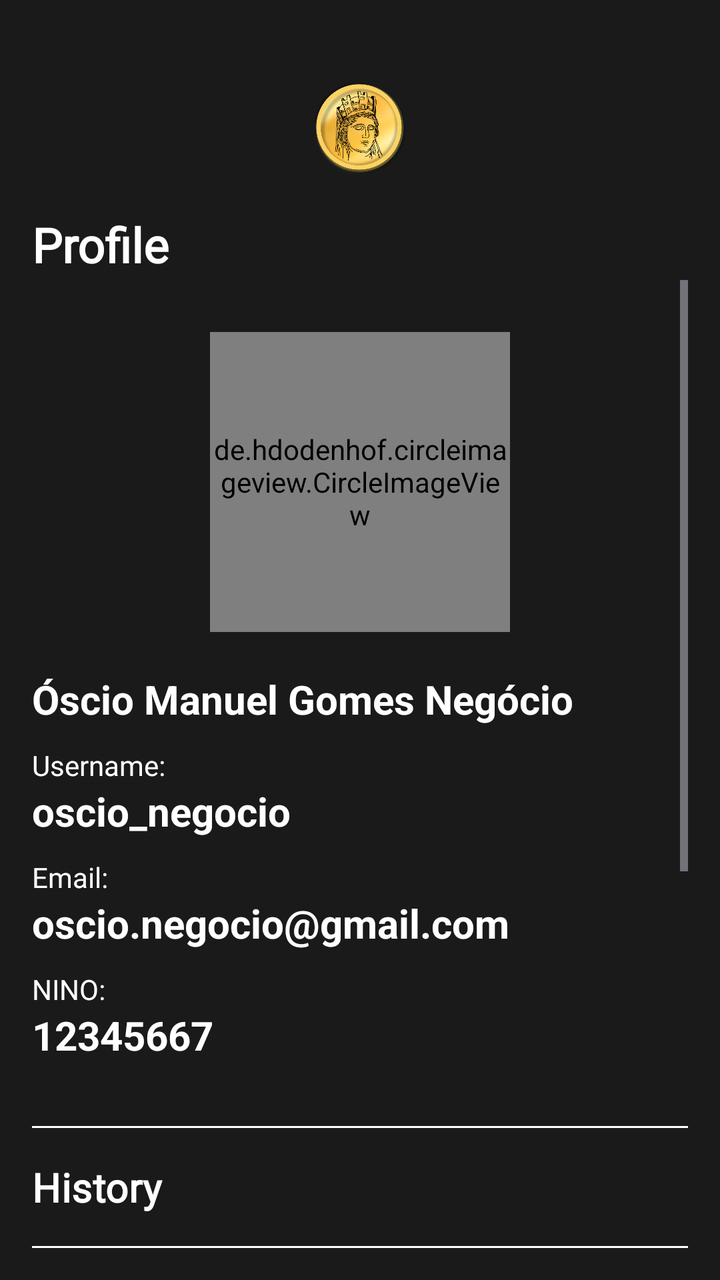
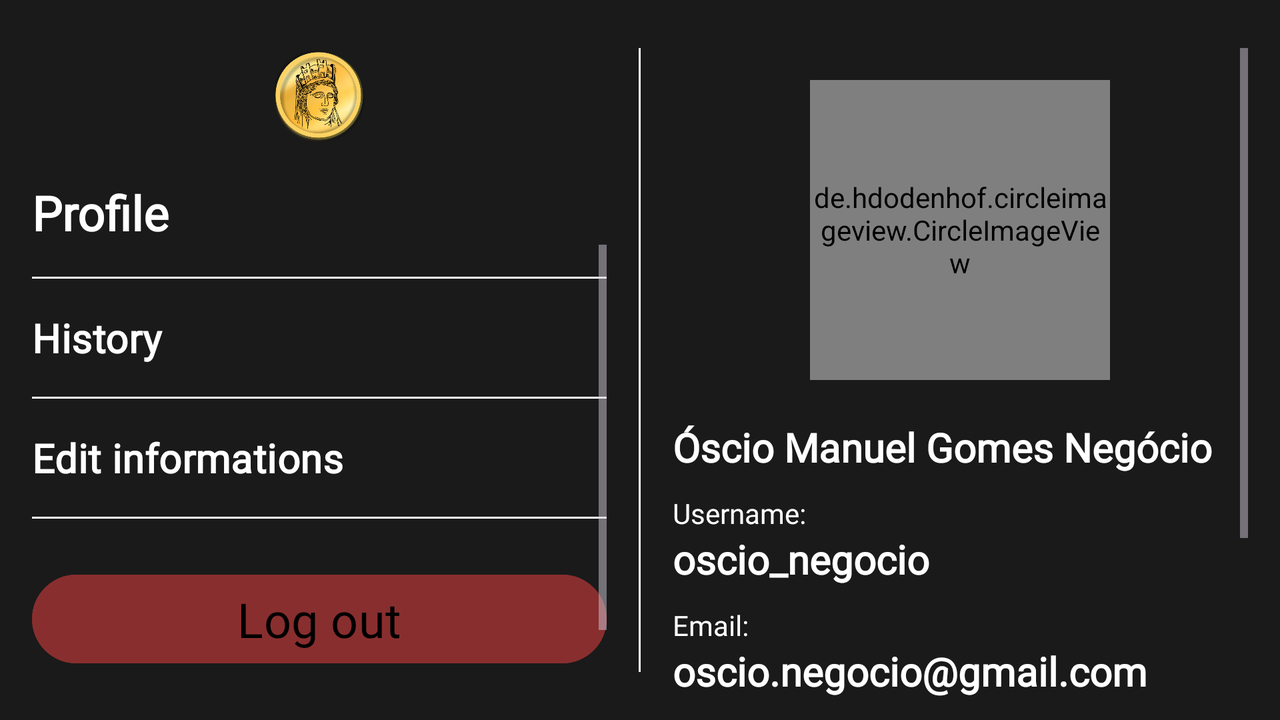

First picture: res/layout/ on a phone held upright. Second picture: the repository's own variant of that layout, on a device whose configuration matches the variant's folder. Source for both follows.
<!-- AndroidManifest.xml: application theme Theme.Tyche -->
<!-- res/layout/fragment_profile_page.xml -->
<?xml version="1.0" encoding="utf-8"?>
<FrameLayout xmlns:android="http://schemas.android.com/apk/res/android"
    xmlns:tools="http://schemas.android.com/tools"
    android:layout_width="match_parent"
    android:layout_height="match_parent"
    tools:context=".ProfilePageFragment">

    <RelativeLayout
        android:layout_width="match_parent"
        android:layout_height="wrap_content"
        android:layout_marginTop="24dp"
        android:gravity="center_horizontal"
        android:orientation="vertical"
        android:padding="16dp">

        
        <ImageView
            android:id="@+id/logoImage"
            android:layout_width="48dp"
            android:layout_height="48dp"
            android:layout_centerHorizontal="true"
            android:src="@drawable/logo"/>

        <TextView
            android:layout_width="match_parent"
            android:layout_height="wrap_content"
            android:layout_below="@+id/logoImage"
            android:layout_marginTop="18dp"
            android:fontFamily="@font/exo_2"
            android:text="@string/menu_profile"
            android:textAlignment="viewStart"
            android:textColor="@android:color/white"
            android:textSize="24sp"
            android:textStyle="bold" />

        <ScrollView
            android:layout_width="match_parent"
            android:layout_height="wrap_content"
            android:layout_marginTop="100dp">
            <LinearLayout
                android:layout_width="match_parent"
                android:layout_height="wrap_content"
                android:gravity="center_horizontal"
                android:orientation="vertical"
                android:layout_marginTop="10dp">
                <LinearLayout
                    android:layout_width="match_parent"
                    android:layout_height="wrap_content"
                    android:gravity="center_horizontal"
                    android:orientation="vertical">

                    <de.hdodenhof.circleimageview.CircleImageView
                        android:id="@+id/profileImage"
                        android:layout_width="150dp"
                        android:layout_height="150dp"
                        android:layout_centerHorizontal="true"
                        android:layout_marginTop="16dp"
                        android:src="@drawable/logo"

                        android:scaleType="centerCrop" />

                    <TextView
                        android:id="@+id/fullName"
                        android:layout_width="match_parent"
                        android:layout_height="wrap_content"
                        android:layout_marginTop="20dp"
                        android:text="Óscio Manuel Gomes Negócio"
                        android:textColor="@android:color/white"
                        android:textSize="20sp"
                        android:textStyle="bold" />

                    <TextView
                        android:layout_width="match_parent"
                        android:layout_height="wrap_content"
                        android:layout_marginTop="10dp"
                        android:fontFamily="@font/exo_2"
                        android:text="@string/username"
                        android:textColor="@android:color/white"
                        android:textSize="14sp" />

                    <TextView
                        android:id="@+id/username"
                        android:layout_width="match_parent"
                        android:layout_height="wrap_content"
                        android:text="oscio_negocio"
                        android:textColor="@android:color/white"
                        android:textSize="20sp"
                        android:textStyle="bold" />

                    <TextView
                        android:layout_width="match_parent"
                        android:layout_height="wrap_content"
                        android:layout_marginTop="10dp"
                        android:fontFamily="@font/exo_2"
                        android:text="@string/email"
                        android:textColor="@android:color/white"
                        android:textSize="14sp" />

                    <TextView
                        android:id="@+id/email"
                        android:layout_width="match_parent"
                        android:layout_height="wrap_content"
                        android:text="oscio.negocio@gmail.com"
                        android:textColor="@android:color/white"
                        android:textSize="20sp"
                        android:textStyle="bold" />

                    <TextView
                        android:layout_width="match_parent"
                        android:layout_height="wrap_content"
                        android:layout_marginTop="10dp"
                        android:fontFamily="@font/exo_2"
                        android:text="@string/nif"
                        android:textColor="@android:color/white"
                        android:textSize="14sp" />

                    <TextView
                        android:id="@+id/nif"
                        android:layout_width="match_parent"
                        android:layout_height="wrap_content"
                        android:text="12345667"
                        android:textColor="@android:color/white"
                        android:textSize="20sp"
                        android:textStyle="bold" />
                </LinearLayout>

                <LinearLayout
                    android:layout_width="match_parent"
                    android:layout_height="wrap_content"
                    android:orientation="vertical">

                    <View
                        android:layout_width="match_parent"
                        android:layout_height="1dp"
                        android:layout_marginTop="32dp"
                        android:background="@android:color/white" />

                    <Button
                        android:gravity="start"
                        android:paddingHorizontal="0dp"
                        android:backgroundTint="#1A1A1A"
                        android:id="@+id/historico"
                        android:layout_width="match_parent"
                        android:layout_height="wrap_content"
                        android:background="?attr/selectableItemBackground"
                        android:fontFamily="@font/exo_2"
                        android:paddingVertical="12dp"
                        android:text="@string/history"
                        android:textColor="@android:color/white"
                        android:textSize="20sp"
                        android:textStyle="bold" />

                    <View
                        android:id="@+id/divider"
                        android:layout_width="match_parent"
                        android:layout_height="1dp"
                        android:background="@android:color/white" />
                    <LinearLayout
                        android:id="@+id/notificationRow"
                        android:layout_width="match_parent"
                        android:layout_height="wrap_content"
                        android:gravity="center_vertical">

                        <TextView
                            android:id="@+id/notificationsLabel"
                            android:layout_width="0dp"
                            android:layout_weight="1"
                            android:layout_height="wrap_content"
                            android:paddingVertical="12dp"
                            android:fontFamily="@font/exo_2"
                            android:text="@string/notifications"
                            android:textColor="@android:color/white"
                            android:textSize="20sp"
                            android:textStyle="bold" />

                        <Switch
                            android:id="@+id/notificationSwitch"
                            android:layout_width="48dp"
                            android:layout_height="48dp"
                            android:thumbTint="@color/white"
                            android:trackTint="@color/white"/>
                    </LinearLayout>

                    <View
                        android:layout_width="match_parent"
                        android:layout_height="1dp"
                        android:background="@android:color/white" />

                    <Button
                        android:id="@+id/editarInfo"
                        android:gravity="start"
                        android:layout_width="match_parent"
                        android:layout_height="wrap_content"
                        android:backgroundTint="#1A1A1A"
                        android:paddingVertical="12dp"
                        android:paddingHorizontal="0dp"
                        android:text="@string/edit_informations"
                        android:textColor="@android:color/white"
                        android:textSize="20sp"
                        android:textStyle="bold" />

                    <View
                        android:layout_width="match_parent"
                        android:layout_height="1dp"
                        android:background="@android:color/white" />
                </LinearLayout>

                
                <Button
                    android:id="@+id/logoutButton"
                    android:layout_width="match_parent"
                    android:layout_height="wrap_content"
                    android:layout_marginTop="24dp"
                    android:backgroundTint="#892E2E"
                    android:fontFamily="@font/exo_2"
                    android:text="@string/logout"
                    android:textColor="@android:color/black"
                    android:textSize="24sp"
                    android:layout_marginBottom="120dp"/>
            </LinearLayout>
        </ScrollView>
    </RelativeLayout>

</FrameLayout>
<!-- resources referenced by this layout -->
<resources>
  <color name="white">#FFFFFFFF</color>
  <!-- drawable logo: png bitmap (drawable, 242598 bytes) -->
  <string name="edit_informations">Edit informations</string>
  <string name="email">Email:</string>
  <string name="history">History</string>
  <string name="logout">Log out</string>
  <string name="menu_profile">Profile</string>
  <string name="nif">NINO:</string>
  <string name="notifications">Notifications</string>
  <string name="username">Username:</string>
  <style name="Theme.Tyche" parent="Base.Theme.Tyche" />
  <style name="Base.Theme.Tyche" parent="Theme.Material3.Dark.NoActionBar">
          <item name="colorPrimary">#1A1A1A</item>
          <item name="colorOnPrimary">#1A1A1A</item>
          <item name="android:windowBackground">#1A1A1A</item>
      </style>
</resources>
<!-- res/layout-land/fragment_profile_page.xml (the repository's variant of the layout above) -->
<!-- drawn on the phone turned sideways -->
<?xml version="1.0" encoding="utf-8"?>
<FrameLayout xmlns:android="http://schemas.android.com/apk/res/android"
    xmlns:tools="http://schemas.android.com/tools"
    android:layout_width="match_parent"
    android:layout_height="match_parent"
    tools:context=".ProfilePageFragment">

    <LinearLayout
        android:layout_width="match_parent"
        android:layout_height="wrap_content"
        android:layout_marginTop="24dp"
        android:gravity="center_horizontal"
        android:orientation="horizontal"
        android:paddingHorizontal="16dp">
        <LinearLayout
            android:layout_width="0dp"
            android:layout_height="wrap_content"
            android:layout_weight="1"
            android:gravity="center_horizontal"
            android:orientation="vertical">

            
            <ImageView
                android:id="@+id/logoImage"
                android:layout_width="48dp"
                android:layout_height="48dp"
                android:src="@drawable/logo"/>

            <TextView
                android:layout_width="match_parent"
                android:layout_height="wrap_content"
                android:layout_marginTop="18dp"
                android:fontFamily="@font/exo_2"
                android:text="@string/menu_profile"
                android:textAlignment="viewStart"
                android:textColor="@android:color/white"
                android:textSize="24sp"
                android:textStyle="bold" />
            <ScrollView
                android:layout_width="match_parent"
                android:layout_height="match_parent">
                <LinearLayout
                    android:layout_width="match_parent"
                    android:layout_height="wrap_content"
                    android:gravity="center_horizontal"
                    android:orientation="vertical">
                    <View
                        android:layout_width="match_parent"
                        android:layout_height="1dp"
                        android:layout_marginTop="16dp"
                        android:background="@android:color/white" />

                    <Button
                        android:gravity="start"
                        android:paddingHorizontal="0dp"
                        android:backgroundTint="#1A1A1A"
                        android:id="@+id/historico"
                        android:layout_width="match_parent"
                        android:layout_height="wrap_content"
                        android:background="?attr/selectableItemBackground"
                        android:fontFamily="@font/exo_2"
                        android:paddingVertical="12dp"
                        android:text="@string/history"
                        android:textColor="@android:color/white"
                        android:textSize="20sp"
                        android:textStyle="bold" />

                    <View
                        android:layout_width="match_parent"
                        android:layout_height="1dp"
                        android:background="@android:color/white" />

                    <Button
                        android:id="@+id/editarInfo"
                        android:gravity="start"
                        android:layout_width="match_parent"
                        android:layout_height="wrap_content"
                        android:backgroundTint="#1A1A1A"
                        android:paddingVertical="12dp"
                        android:paddingHorizontal="0dp"
                        android:text="@string/edit_informations"
                        android:fontFamily="@font/exo_2"
                        android:textColor="@android:color/white"
                        android:textSize="20sp"
                        android:textStyle="bold" />

                    <View
                        android:layout_width="match_parent"
                        android:layout_height="1dp"
                        android:background="@android:color/white" />


                    
                    <Button
                        android:id="@+id/logoutButton"
                        android:layout_width="match_parent"
                        android:layout_height="wrap_content"
                        android:layout_marginTop="24dp"
                        android:backgroundTint="#892E2E"
                        android:fontFamily="@font/exo_2"
                        android:text="@string/logout"
                        android:textColor="@android:color/black"
                        android:textSize="24sp"
                        android:layout_marginBottom="80dp"/>
                </LinearLayout>
            </ScrollView>

            </LinearLayout>
        <View
            android:layout_width="1dp"
            android:layout_height="match_parent"
            android:layout_marginBottom="24dp"
            android:layout_marginHorizontal="16dp"
            android:background="#FFFFFF" />
        <LinearLayout
        android:layout_width="0dp"
        android:layout_height="match_parent"
        android:layout_weight="1"
        android:gravity="center_horizontal"
        android:orientation="vertical">

            <ScrollView
                android:layout_width="match_parent"
                android:layout_height="wrap_content">
                <LinearLayout
                    android:layout_width="match_parent"
                    android:layout_height="wrap_content"
                    android:gravity="center_horizontal"
                    android:orientation="vertical">

                    <de.hdodenhof.circleimageview.CircleImageView
                        android:id="@+id/profileImage"
                        android:layout_width="150dp"
                        android:layout_height="150dp"
                        android:layout_centerHorizontal="true"
                        android:layout_marginTop="16dp"
                        android:src="@drawable/logo"

                        android:scaleType="centerCrop" />

                    <TextView
                        android:id="@+id/fullName"
                        android:layout_width="match_parent"
                        android:layout_height="wrap_content"
                        android:fontFamily="@font/exo_2"
                        android:layout_marginTop="20dp"
                        android:text="Óscio Manuel Gomes Negócio"
                        android:textColor="@android:color/white"
                        android:textSize="20sp"
                        android:textStyle="bold" />

                    <TextView
                        android:layout_width="match_parent"
                        android:layout_height="wrap_content"
                        android:layout_marginTop="10dp"
                        android:fontFamily="@font/exo_2"
                        android:text="@string/username"
                        android:textColor="@android:color/white"
                        android:textSize="14sp" />

                    <TextView
                        android:id="@+id/username"
                        android:layout_width="match_parent"
                        android:layout_height="wrap_content"
                        android:text="oscio_negocio"
                        android:fontFamily="@font/exo_2"
                        android:textColor="@android:color/white"
                        android:textSize="20sp"
                        android:textStyle="bold" />

                    <TextView
                        android:layout_width="match_parent"
                        android:layout_height="wrap_content"
                        android:layout_marginTop="10dp"
                        android:fontFamily="@font/exo_2"
                        android:text="@string/email"
                        android:textColor="@android:color/white"
                        android:textSize="14sp" />

                    <TextView
                        android:id="@+id/email"
                        android:layout_width="match_parent"
                        android:layout_height="wrap_content"
                        android:text="oscio.negocio@gmail.com"
                        android:fontFamily="@font/exo_2"
                        android:textColor="@android:color/white"
                        android:textSize="20sp"
                        android:textStyle="bold" />

                    <TextView
                        android:layout_width="match_parent"
                        android:layout_height="wrap_content"
                        android:layout_marginTop="10dp"
                        android:fontFamily="@font/exo_2"
                        android:text="@string/nif"
                        android:textColor="@android:color/white"
                        android:textSize="14sp" />

                    <TextView
                        android:id="@+id/nif"
                        android:layout_width="match_parent"
                        android:layout_height="wrap_content"
                        android:text="12345667"
                        android:fontFamily="@font/exo_2"
                        android:textColor="@android:color/white"
                        android:textSize="20sp"
                        android:textStyle="bold"
                        android:layout_marginBottom="80dp"/>
                </LinearLayout>
            </ScrollView>
    </LinearLayout>
    </LinearLayout>
</FrameLayout>
<!-- resources referenced by the variant -->
<!-- as the phone turned sideways resolves them -->
<resources>
  <!-- drawable logo: png bitmap (drawable, 242598 bytes) -->
  <string name="edit_informations">Edit informations</string>
  <string name="email">Email:</string>
  <string name="history">History</string>
  <string name="logout">Log out</string>
  <string name="menu_profile">Profile</string>
  <string name="nif">NINO:</string>
  <string name="username">Username:</string>
  <style name="Theme.Tyche" parent="Base.Theme.Tyche" />
  <style name="Base.Theme.Tyche" parent="Theme.Material3.Dark.NoActionBar">
          <item name="colorPrimary">#1A1A1A</item>
          <item name="colorOnPrimary">#1A1A1A</item>
          <item name="android:windowBackground">#1A1A1A</item>
      </style>
</resources>
